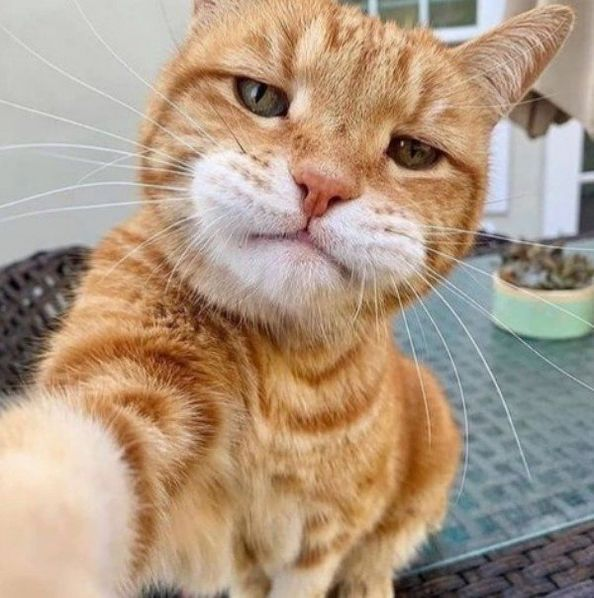
#> input picture funny_cat.jpg, 594 x 598 px
$ jupyter execute --allow-errors challenge_mosaic.ipynb
#> lines starting #> are read from the running program, lines starting #| are printed output that depends on the picture
# **GROUP 1: MOSAICS**

### **Done by Pere Maeso, Sergi Escudero, David Miquel, Oriol Ramos and Pepe Moran**

**Write the name of the members of the group:**

#

Our code creates a **photomosaic**, an image composed of smaller images (tiles) that resemble the original picture when viewed from a distance. It analyzes an image, divides it into small sections, and replaces each section with the most color-matching image from a predefined dataset.

## **Key Parts of the Code**

**Importation:**
We proceed to import the necessary libraries in order to make the code work.

[cell 1]
import json  # To handle caching of data in JSON format
import os  # To interact with the operating system (listing files, checking file existence, etc.)
import math  # For mathematical operations, such as calculating distances
import random  # To randomly select elements

import numpy as np  # To handle operations with matrices and numerical arrays
import cv2  # For image processing
from PIL import Image
import matplotlib.pyplot as plt
import copy
from scipy.ndimage import zoom

**Average Color Calculation:**
*The function get_average_color(img)* calculates the average color of an image by averaging pixel values. This helps in matching tiles to the closest images in the dataset.

[cell 2]
# Function to calculate the average color of an image
def get_average_color(img):

    return img[0, 0]

**Finding the Closest Color:**
The function *get_closest_color(color, colors)* uses Euclidean distance to compare colors and find the closest match from a predefined list. This ensures the tiles resemble the original image.

[cell 3]
# Function to find the closest color from a predefined list of colors
def get_closest_color(color, colors):
    if not colors:  # Si la lista está vacía, lanzar un error o devolver un color predeterminado
        raise ValueError("No hay colores en la caché")

    color = np.array(color)
    colors = np.array([np.array(eval(c)) for c in colors])  # Convertir los colores a arrays NumPy

    distances = np.linalg.norm(colors - color, axis=1)  # Calcular distancia euclidiana
    return str(tuple(colors[np.argmin(distances)]))

**Caching Image Data:**
If a cache does not exist, the program scans the "animals" directory, computes the average color for each image, and stores the results in a cache.json file. This avoids recalculating colors every time the program runs.

[cell 4]
def cache(carpeta_script, carpeta_fotos):
    print("Generating cache...")
    images = []

    for root, dirs, files in os.walk(carpeta_fotos):
        for file in files:
            if file.lower().endswith(('png', 'jpg', 'jpeg')):
                file = os.path.join(root, file)
                file = os.path.relpath(file, carpeta_script)
                images.append(file)

    data = {}  # Dictionary to store average colors and their associated images

    for img_path in images:
        imagen = Image.open(img_path)  # Cargar imagen JPEG
        imagen_np = np.array(imagen)
        average_color = get_average_color(imagen_np)  # Get the average color of the image

        # Store image paths based on their average color in the dictionary
        if str(tuple(average_color)) in data:
            data[str(tuple(average_color))].append(str(img_path))
        else:
            data[str(tuple(average_color))] = [str(img_path)]

    # Save the dictionary to a JSON file to avoid recalculating in the future
    with open("cache.json", "w") as file:
        json.dump(data, file, indent=2, sort_keys=True)

    print("Cache generated")

## **Example with our Image**

Generate the cache

[cell 5]
carpeta_fotos = r"C:\Users\perem\Presentacio PSIV\animals"
carpeta_script = r"C:\Users\perem\Presentacio PSIV"
cache(carpeta_script, carpeta_fotos)

Load the cached data with average colors and image paths

[cell 6]
with open("cache.json", "r") as file:
    data = json.load(file)

print("Data loaded correctly")

Example with our image:

#> (a cell that did not finish here is left out)

# **CHALLENGE**

**STEP 1: Process the Base Image:**
Load YOUR IMAGE and divide it into small tiles (we recommend(10x10 pixels)). This will ensure the image size is adjusted to fit these tiles exactly.

**STEP 2: Replace Tiles with Matching Images:**
Iterate through each tile, calculate its average color, and find the closest match from the cached images. A random image from the matching color group should be resized and placed into the mosaic.

**STEP 3: Fix the *get_average_color()* function:**
Fix the function making it to compute the average of the image and not the first pixel of it.

**STEP 4: Fix the *get_closest_color()* function:**
Fix the function in order to calculate the closest color based on the euqlidean distance instead of choosing a random image.

**FINAL STEP: Real-Time Display and Final Output:**
As each tile is replaced, the program updates the display *(cv2.imshow)* in real-time. Once all tiles are replaced, the final photomosaic is saved as *output.jpg*.

[cell 8]
# WRITE YOUR CODE HERE

[cell 9]
carpeta_fotos = r"C:\Users\LAURA\OneDrive\Escriptori\PSIV\animals1"
carpeta_script = r"C:\Users\LAURA\OneDrive\Escriptori\PSIV"
cache(carpeta_script, carpeta_fotos)

[cell 10]
with open("cache.json", "r") as file:
    data = json.load(file)

print("Data loaded correctly")

[cell 11]
path_imatge =  "funny_cat.jpg" # Introduce the image path

imatge_original = cv2.imread(path_imatge)
#> imatge_original is the input picture: shape (598, 594, 3); mean B, G, R 131, 152.4, 174.4
imatge_original = cv2.cvtColor(imatge_original, cv2.COLOR_BGR2RGB)
img = copy.deepcopy(imatge_original)

tile_height =  10 # Introduce the tile height
tile_width =  10 # Introduce the tile width

scale_factor =  1 # Introduce the scale factor for better results

if scale_factor != 1:
    img_height, img_width = img.shape[:2]
    new_width = int(img_width * scale_factor)
    new_height = int(img_height * scale_factor)
    img = cv2.resize(img, (new_width, new_height), interpolation=cv2.INTER_LINEAR)

img_height, img_width, _ = img.shape
#> img_height = 598; img_width = 594
num_tiles_h, num_tiles_w = img_height // tile_height, img_width // tile_width
#> num_tiles_h = 59; num_tiles_w = 59
img = img[:tile_height * num_tiles_h, :tile_width * num_tiles_w]
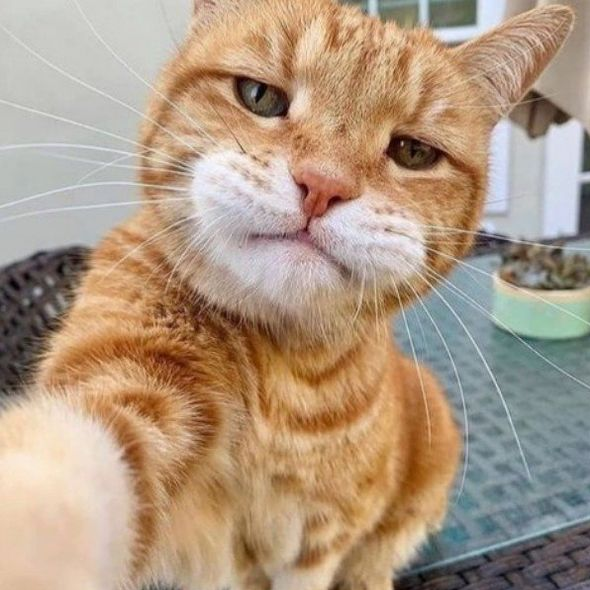
#> img: shape (590, 590, 3); mean R, G, B 175.2, 152.9, 131.3

tiles = []
for y in range(0, img_height, tile_height):
    for x in range(0, img_width, tile_width):
        tiles.append((y, y + tile_height, x, x + tile_width))
#> `average_color = get_average_color(img[y0:y1, x0:x1])`: average_color = [207, 206, 202]

#> (the rest of this cell did not finish here and is left out)
